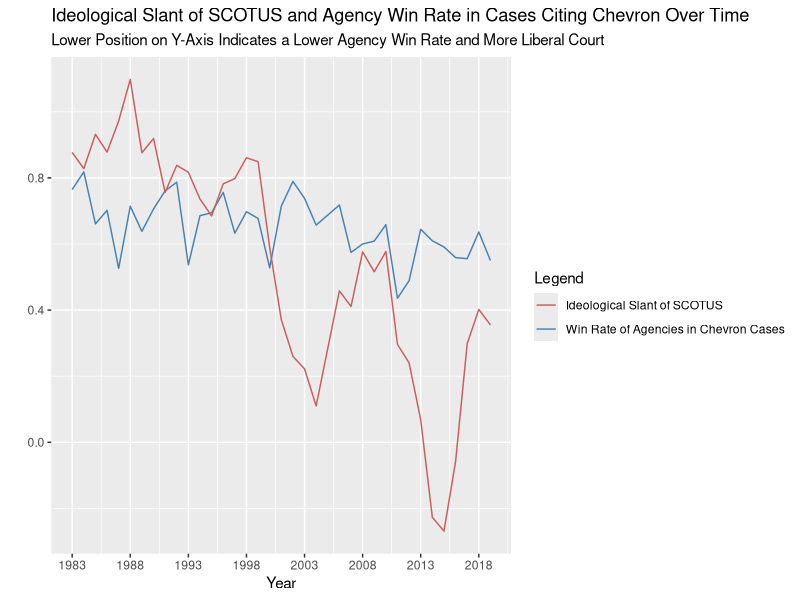
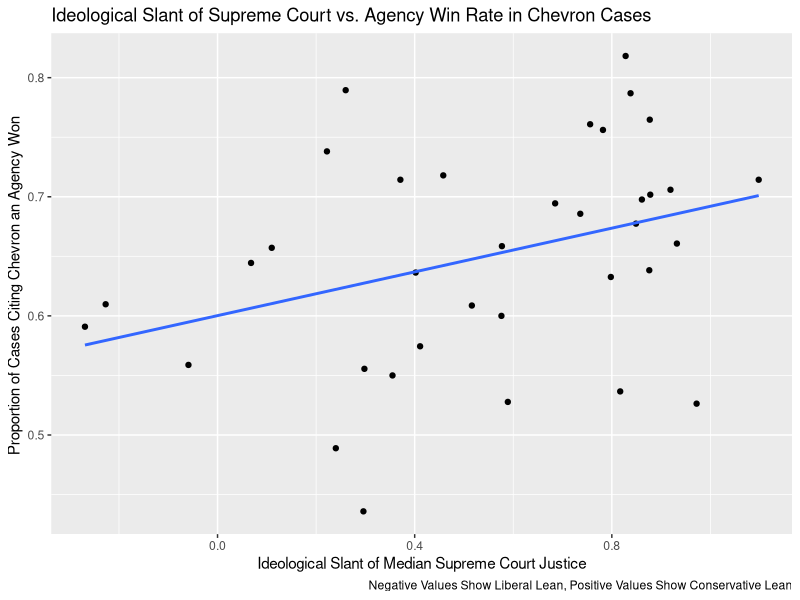

These figures' R source, in order:
## ---- chunk 1
library(ggplot2)
library(tidyverse)

deference_data <- read_csv("data/ProjectDeferenceData.csv")
court_data <- read_csv("data/court.csv")

deference_data <- deference_data |>
  mutate(
    case_winner = if_else(Decision == 0, "gov_agency", "not_agency"),
    term = Term
  ) |>
  select(term, Term, Name, Decision, Agency, ChevronCited, case_winner)


court_data <- court_data |>
  filter(term >= 1983 & term <= 2019) |>
  mutate(
    term = as.double(term)
  ) |>
  select(term, med)

final_data <- deference_data |>
  left_join(court_data)

chevron_data <- final_data |>
  group_by(term) |>
  summarize(
    median_slant = mean(med),
    agency_prop_win = mean(case_winner == "gov_agency")
  )

chevron_data <- chevron_data |>
  drop_na()

chevron_data |>
  knitr::kable(col.names = c("Term", "Ideological Slant of Median Justice", "Proportion of Agency Wins in Chevron Cases"))

## ---- chunk 2
chevron_data |>
ggplot(mapping = aes(x = term)) +
  geom_line(aes(y = agency_prop_win, color = "Win Rate of Agencies in Chevron Cases"), se = FALSE) +
  geom_line(aes(y = median_slant, color = "Ideological Slant of SCOTUS"), se = FALSE) +
  scale_colour_manual(name ="Legend", values = c("Win Rate of Agencies in Chevron Cases" = "steelblue", "Ideological Slant of SCOTUS" = "indianred")) +
  scale_x_continuous(breaks=seq(1983,2019,by=5)) +
labs(
  title = "Ideological Slant of SCOTUS and Agency Win Rate in Cases Citing Chevron Over Time",
  x = "Year",
  y = "",
  subtitle = "Lower Position on Y-Axis Indicates a Lower Agency Win Rate and More Liberal Court",
)
  
## ---- chunk 3
ideology_graph <- chevron_data |>
  ggplot(mapping = aes(x = median_slant, y = agency_prop_win)) +
  geom_point() +
  geom_smooth(method = "lm", se = FALSE) +
  labs(
    x = "Ideological Slant of Median Supreme Court Justice",
    y = "Proportion of Cases Citing Chevron an Agency Won ",
    title = "Ideological Slant of Supreme Court vs. Agency Win Rate in Chevron Cases",
    caption = "Negative Values Show Liberal Lean, Positive Values Show Conservative Lean"
  )

ideology_graph
## ---- chunk 4
party_analysis <- lm(agency_prop_win ~ median_slant, data = chevron_data)

party_analysis
## ---- chunk 5
library(broom)

glance(party_analysis) |>
  select(r.squared) |>
  knitr::kable(col.names = "R Squared")
